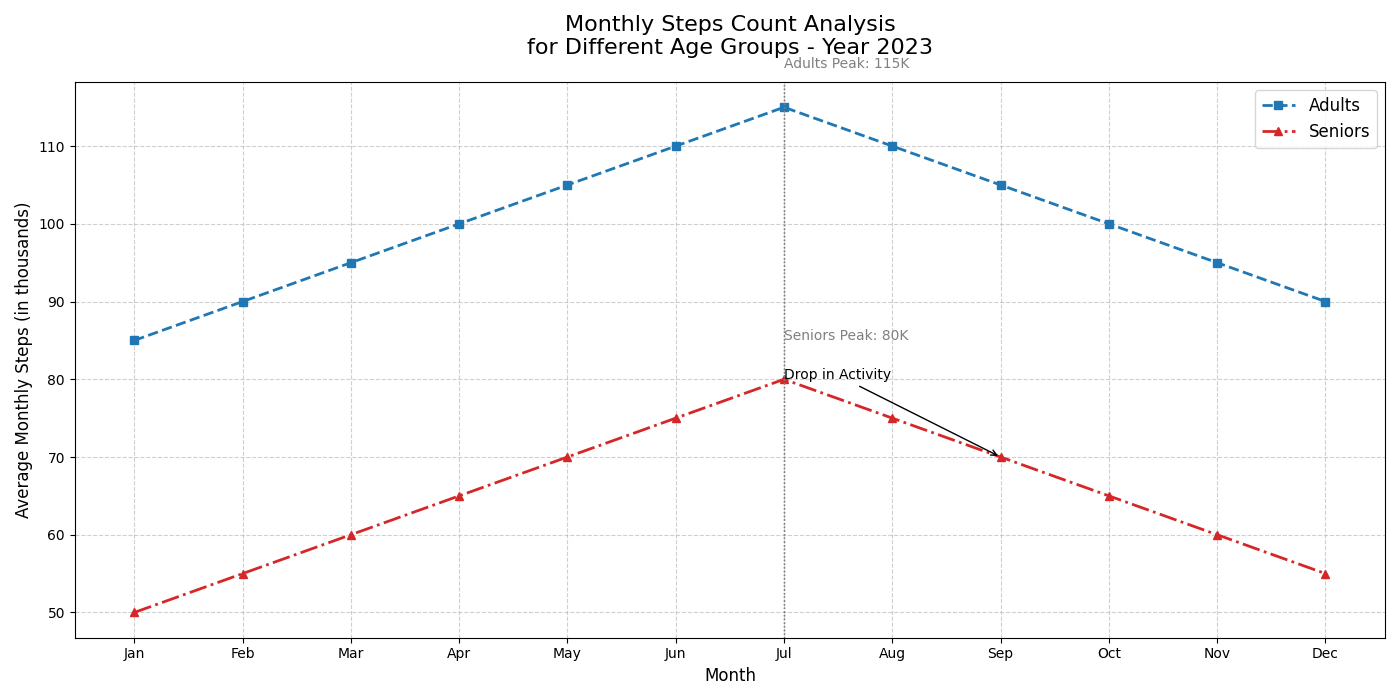

Python code for this plot:
import matplotlib.pyplot as plt
import numpy as np

# Define the months
months = np.array(["Jan", "Feb", "Mar", "Apr", "May", "Jun", "Jul", "Aug", "Sep", "Oct", "Nov", "Dec"])

# Average monthly steps counts (in thousands)
adults_steps = np.array([85, 90, 95, 100, 105, 110, 115, 110, 105, 100, 95, 90])
seniors_steps = np.array([50, 55, 60, 65, 70, 75, 80, 75, 70, 65, 60, 55])

# Create the plot
plt.figure(figsize=(14, 7))

# Plot lines for each remaining age group
plt.plot(months, adults_steps, label="Adults", color='tab:blue', linestyle='--', marker='s', linewidth=2)
plt.plot(months, seniors_steps, label="Seniors", color='tab:red', linestyle='-.', marker='^', linewidth=2)

# Highlight the month with the highest steps count for each remaining group
max_steps = {"Adults": 115, "Seniors": 80}
max_months = {"Adults": "Jul", "Seniors": "Jul"}
for group, steps in max_steps.items():
    plt.axvline(x=max_months[group], color='grey', linestyle=':', linewidth=1)
    plt.text(max_months[group], steps + 5, f'{group} Peak: {steps}K', fontsize=10, color='grey')

# Set chart title and labels
plt.title("Monthly Steps Count Analysis\nfor Different Age Groups - Year 2023", fontsize=16, pad=20)
plt.xlabel("Month", fontsize=12)
plt.ylabel("Average Monthly Steps (in thousands)", fontsize=12)

# Add legend and grid
plt.legend(loc='upper right', fontsize=12)
plt.grid(True, linestyle='--', alpha=0.6)

# Annotate a notable trend change
plt.annotate('Drop in Activity', xy=("Sep", 70), xytext=("Jul", 80),
             arrowprops=dict(facecolor='black', arrowstyle='->'), fontsize=10)

# Adjust layout to prevent overlap
plt.tight_layout()

# Display the plot
plt.show()
